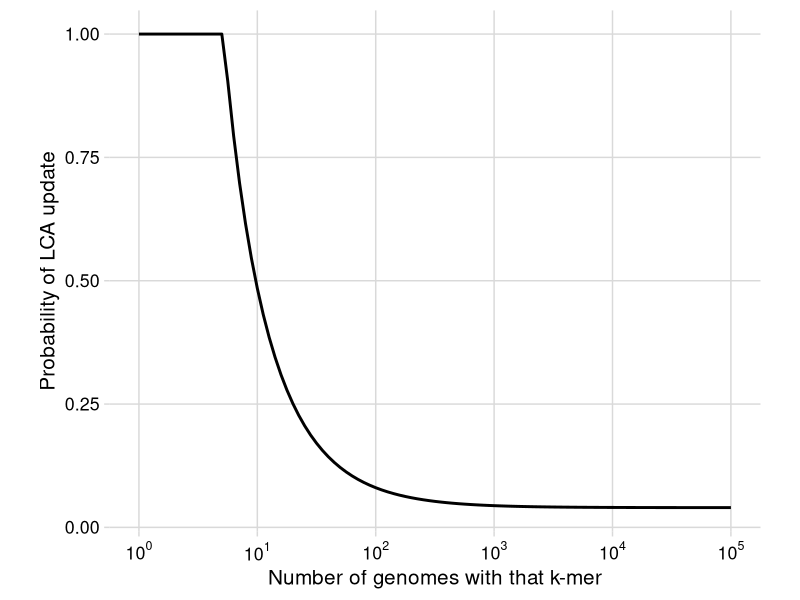

This figure's R source: (Note: this script raises an error after producing the figure.)
require(rlang)
require(ggplot2)
require(cowplot)

w <- 4
s <- 5

f <- as_function(~ pmin(w / (pmax(.x + w - s, w)) + 1 / s**2, 1))
pu <- function(x, w, s) pmin(w / (pmax(x + w - s, w)) + 1 / s**2, 1)

ggplot() +
  scale_x_log10(
    breaks = scales::trans_breaks("log10", function(x) 10^x),
    labels = scales::trans_format("log10", scales::math_format(10^.x)),
    limits = c(1, 10**5)
  ) +
  labs(y = "Probability of LCA update", x = "Number of genomes with that k-mer") +
  geom_function(fun = function(x, w, s) pmin(w / (pmax(x + w - s, w)) + 1 / s**2, 1), args = list(w = 4, s = 5), linewidth = 1) +
  theme_minimal_grid(font_size = 15) +
  theme(aspect.ratio = 0.8)
ggsave2("../figures/probability_LCA_update.pdf", width = 4.25, height = 3)



require(scales)
SL <- 32
p <- 3

f <- function(x, k, l, SL) {
  1 - (1 - (1 - x / SL)^k)^l
}

f(3, 15, 2, 32)

K <- function(l, p, alpha, L) {
  round(log(1 - (1 - alpha)^(1 / l)) / log(1 - p / L))
}

K(4, 2, 0.95, 10)

alpha <- 0.1
ggplot(data.frame(x = c(1, 16)), aes(x)) +
  theme_classic() +
  mapply(FUN = function(L, K) {
    stat_function(fun = function(x, k, l, SL) (1 + 150 - SL) * f(x, k, l, SL), args = list(k = K, l = L, SL = SL), aes(color = as.factor(K), linetype = as.factor(L)))
  }, L = rep(c(2, 4, 1), each = 5), K = c(6:10) * 2 - 1) +
  scale_y_log10(lim = c(0.1, 100)) +
  scale_linetype_manual(values = c(2, 1, 3), name = expression(l)) +
  scale_x_continuous(labels = function(x) paste(x, percent(x / SL), sep = "\n")) +
  scale_color_brewer(palette = "Dark2", name = "h") +
  ylab("Expected number of matches") +
  xlab("Hamming distance") +
  stat_function(fun = function(x) (1 + 150 - SL) * f(x, 35 - 7, 1, 35) / 2, color = "black", aes(linetype = as.factor(1))) +
  theme_minimal_grid(font_size = 15) +
  theme(aspect.ratio = 1)
ggsave2("../figures/expected_num_matches.pdf", width = 4.25, height = 4)
